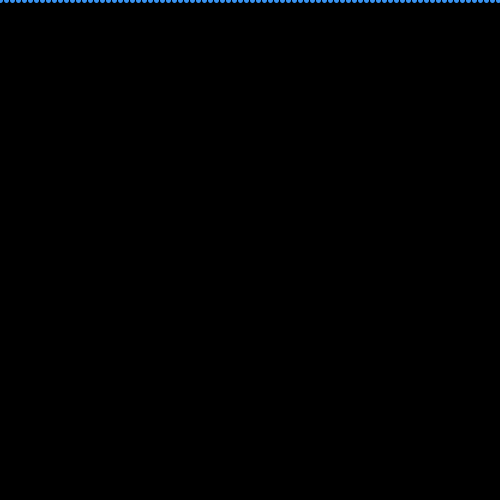
Frame 1 (no input)
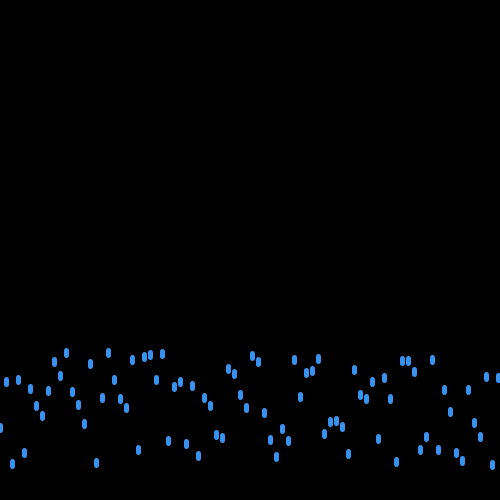
Frame 60 (the mouse pressed at the canvas centre just before this capture)
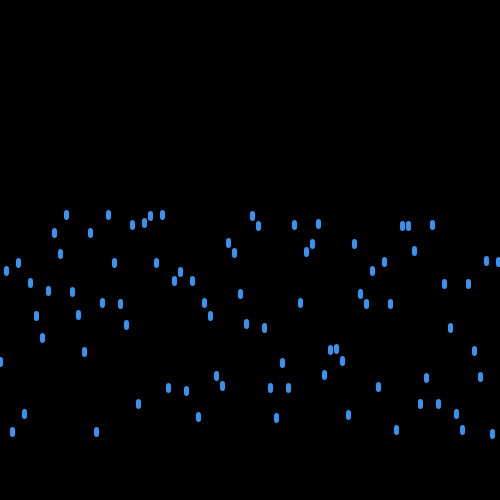
Frame 120 (the mouse held since frame 60 and released just before this capture)

The Processing sketch that drew these frames (run headless with seeded random() and noise(); from frame 60 on, the mouse is pressed at the canvas centre):

// Processing sketch: processing_26406
// ── processing_26406.pde

float[] yCoord;
float[] speed;
int space=6;

void setup()
{
  
 // println(500/6);
  size (500,500);
  yCoord = new float [width/space+1];
  speed = new float [width/space+1];
  for(int i=0;i<yCoord.length;i=i+1) {
  
    yCoord[i]=0;
    speed[i]=random(6,8);
  
  }
  
  background(0);
  fill(0,5);
rect(0,0,width,height);
  stroke(56, 146,240);
  strokeWeight(5);
}





void draw()
{
   
  background(0,300);


   for(int i=0;i<yCoord.length;i=i+1) { 
     line(i*space,yCoord[i]-5,i*space,yCoord[i]);
    yCoord[i]= yCoord[i] + speed[i];
   // speed[i]=
 
  if (yCoord[i]>500)
  {yCoord[i]=0;
  

}
   
}
  
  
}
